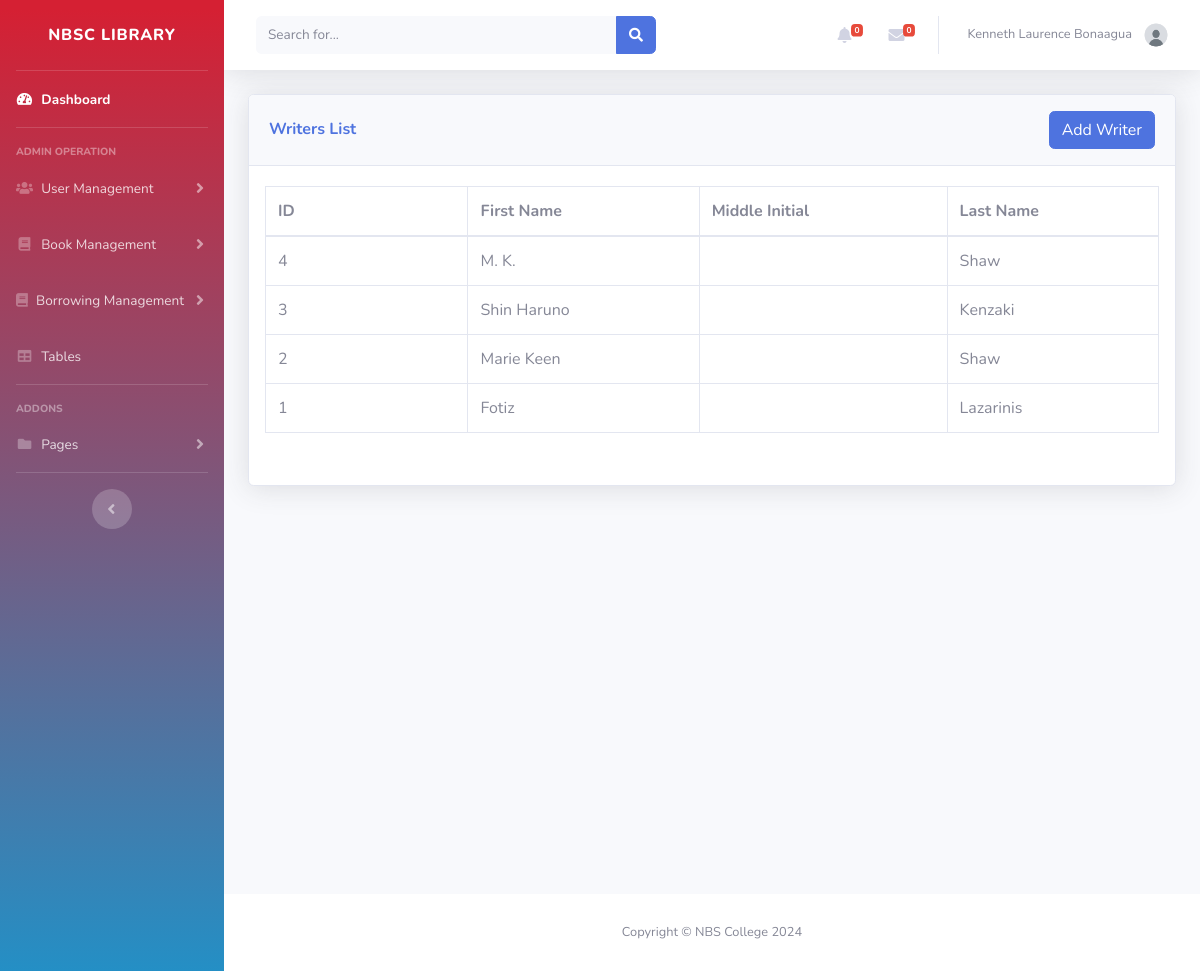
The app's page /Admin/writers_list.php (signed in) with its own data.
### tables this page shows
CREATE TABLE `writers` (
  `id` int(11) NOT NULL,
  `firstname` varchar(100) DEFAULT NULL,
  `middle_init` varchar(100) DEFAULT NULL,
  `lastname` varchar(100) DEFAULT NULL
);

### Admin/writers_list.php (the view, shortened to what this page needs)
<?php
include '../admin/inc/header.php';
include '../db.php';
$selectedWriterIds = isset($_SESSION['selectedWriterIds']) ? $_SESSION['selectedWriterIds'] : [];
$sql = "SELECT id, firstname, middle_init, lastname FROM writers";
$sql .= " ORDER BY CASE WHEN id IN (" .
        (!empty($selectedWriterIds) ? implode(',', array_map('intval', $selectedWriterIds)) : "0") .
        ") THEN 0 ELSE 1 END, id DESC";
$result = $conn->query($sql);
?>
<div id="content" class="d-flex flex-column min-vh-100">
    <div class="container-fluid">
        <div class="card shadow mb-4">
            <div class="card-header py-3 d-flex flex-wrap align-items-center justify-content-between">
                <h6 class="m-0 font-weight-bold text-primary">Writers List</h6>
                <button class="btn btn-primary" data-toggle="modal" data-target="#addWriterModal">Add Writer</button>
            </div>
            <div class="card-body px-0">
                <div class="table-responsive px-3">
                    <table class="table table-bordered" id="dataTable" width="100%" cellspacing="0">
                        <thead>
                            <tr>
                                <th>ID</th>
                                <th>First Name</th>
                                <th>Middle Initial</th>
                                <th>Last Name</th>
                            </tr>
                        </thead>
                        <tbody>
                            <?php
                            if ($result->num_rows > 0) {
                                while ($row = $result->fetch_assoc()) {
                                    echo "<tr>
                                            <td>{$row['id']}</td>
                                            <td>{$row['firstname']}</td>
                                            <td>{$row['middle_init']}</td>
                                            <td>{$row['lastname']}</td>
                                          </tr>";
                                }
                            }
                            ?>
                        </tbody>
                    </table>
                </div>
            </div>
        </div>
    </div>
</div>
<?php include '../Admin/inc/footer.php' ?>

### Admin/inc/header.php (shortened to what this page needs)
<!DOCTYPE html>
<html lang="en">
<head>
    <link href="vendor/fontawesome-free/css/all.min.css" rel="stylesheet" type="text/css">
    <link href="inc/css/sb-admin-2.min.css" rel="stylesheet">
    <link href="inc/assets/DataTables/datatables.min.css" rel="stylesheet">
</head>
<body id="page-top">
    <div id="wrapper">
        <ul class="navbar-nav bg-gradient-primary sidebar sidebar-dark accordion" id="accordionSidebar">
            <a class="sidebar-brand d-flex align-items-center justify-content-center" href="<?php
                $base_url = '/Library-System/Admin/';
                echo $base_url . 'dashboard.php';
            ?>">
                <div class="sidebar-brand-text mx-3">NBSC Library <sup></sup></div>
            </a>
            <hr class="sidebar-divider my-0">
            <li class="nav-item active">
                <a class="nav-link" href="<?php
                    $base_url = '/Library-System/Admin/';
                    if ($_SESSION['role'] === 'Admin') {
                        echo $base_url . 'dashboard.php';
                    } elseif ($_SESSION['role'] === 'Librarian' || $_SESSION['role'] === 'Assistant') {
                        echo $base_url . 'dashboard.php';
                    } elseif ($_SESSION['role'] === 'Encoder') {
                        echo $base_url . 'dashboard.php';
                    }
                ?>">
                    <i class="fas fa-fw fa-tachometer-alt"></i>
                    <span>Dashboard</span></a>
            </li>
            <hr class="sidebar-divider">
            <div class="sidebar-heading">
                Admin Operation
            </div>
            <?php if($_SESSION['role'] === 'Admin'): ?>
            <li class="nav-item">
                <a class="nav-link collapsed" href="#" data-toggle="collapse" data-target="#collapseUsers"
                    aria-expanded="true" aria-controls="collapseUsers">
                    <i class="fas fa-users"></i>
                    <span>User Management</span>
                </a>
            </li>
            <li class="nav-item">
                <a class="nav-link collapsed" href="#" data-toggle="collapse" data-target="#collapseTwo"
                    aria-expanded="true" aria-controls="collapseTwo">
                    <i class="fas fa-fw fa-book"></i>
                    <span>Book Management</span>
                </a>
            </li>
            <?php endif; ?>
            <li class="nav-item">
                <a class="nav-link collapsed" href="#" data-toggle="collapse" data-target="#collapseBooks"
                    aria-expanded="true" aria-controls="collapseBooks">
                    <i class="fas fa-book"></i>
                    <span>Borrowing Management</span>
                </a>
            </li>
            <li class="nav-item">
                <a class="nav-link" href="tables.php">
                    <i class="fas fa-fw fa-table"></i>
                    <span>Tables</span></a>
            </li>
            <hr class="sidebar-divider">
            <div class="sidebar-heading">
                Addons
            </div>
            <li class="nav-item">
                <a class="nav-link collapsed" href="#" data-toggle="collapse" data-target="#collapsePages"
                    aria-expanded="true" aria-controls="collapsePages">
                    <i class="fas fa-fw fa-folder"></i>
                    <span>Pages</span>
                </a>
            </li>
            <hr class="sidebar-divider d-none d-md-block">
            <div class="text-center d-none d-md-inline">
                <button class="rounded-circle border-0" id="sidebarToggle"></button>
            </div>
        </ul>
        <div id="content-wrapper" class="d-flex flex-column">
            <div id="content">
                <nav class="navbar navbar-expand navbar-light bg-white topbar mb-4 static-top shadow">
                    <form
                        class="d-none d-sm-inline-block form-inline mr-auto ml-md-3 my-2 my-md-0 mw-100 navbar-search">
                        <div class="input-group">
                            <input type="text" class="form-control bg-light border-0 small" placeholder="Search for..."
                                aria-label="Search" aria-describedby="basic-addon2">
                            <div class="input-group-append">
                                <button class="btn btn-primary" type="button">
                                    <i class="fas fa-search fa-sm"></i>
                                </button>
                            </div>
                        </div>
                    </form>
                    <ul class="navbar-nav ml-auto">
                        <li class="nav-item dropdown no-arrow mx-1">
                            <a class="nav-link dropdown-toggle" href="#" id="alertsDropdown" role="button"
                                data-toggle="dropdown" aria-haspopup="true" aria-expanded="false">
                                <i class="fas fa-bell fa-fw"></i>
                                <span class="badge badge-danger badge-counter" id="reservationCount">0</span>
                            </a>
                        </li>
                        <li class="nav-item dropdown no-arrow mx-1">
                            <a class="nav-link dropdown-toggle" href="#" id="messagesDropdown" role="button"
                                data-toggle="dropdown" aria-haspopup="true" aria-expanded="false">
                                <i class="fas fa-envelope fa-fw"></i>
                                <span class="badge badge-danger badge-counter" id="messageCount">0</span>
                            </a>
                        </li>
                        <li class="nav-item dropdown no-arrow">
                        <a class="nav-link dropdown-toggle" href="#" id="userDropdown" role="button"
                                data-toggle="dropdown" aria-haspopup="true" aria-expanded="false">
                                <span class="mr-2 d-none d-lg-inline text-gray-600 small"><?php echo $_SESSION['admin_firstname'] . ' ' . $_SESSION['admin_lastname']; ?></span>
                                <img class="img-profile rounded-circle" src="<?php echo $_SESSION['admin_image']?>" alt="Profile Image">
                                </a>
                            </li>
                    </ul>
                </nav>
            </div>
</body>
</html>

### Admin/inc/footer.php (shortened to what this page needs)
<footer class="sticky-footer bg-white">
    <div class="container my-auto">
        <div class="copyright text-center my-auto">
            <span>Copyright © NBS College 2024</span>
        </div>
    </div>
</footer>
</body>
</html>

### Admin/writers_list.php (style rules this page uses)
.table-responsive { width: 100%; margin-bottom: 1rem; overflow-x: auto; -webkit-overflow-scrolling: touch; }
#dataTable th, #dataTable td { min-width: 100px; white-space: nowrap; }
#dataTable { width: 100% !important; }
.table td, .table th { white-space: nowrap; }

### records on screen
writers: id "4", firstname "M. K.", lastname "Shaw"
writers: id "3", firstname "Shin Haruno", lastname "Kenzaki"
writers: id "2", firstname "Marie Keen", lastname "Shaw"
writers: id "1", firstname "Fotiz", lastname "Lazarinis"

### other values on screen
$_SESSION['admin_firstname'] "Kenneth Laurence"
$_SESSION['admin_lastname'] "Bonaagua"
